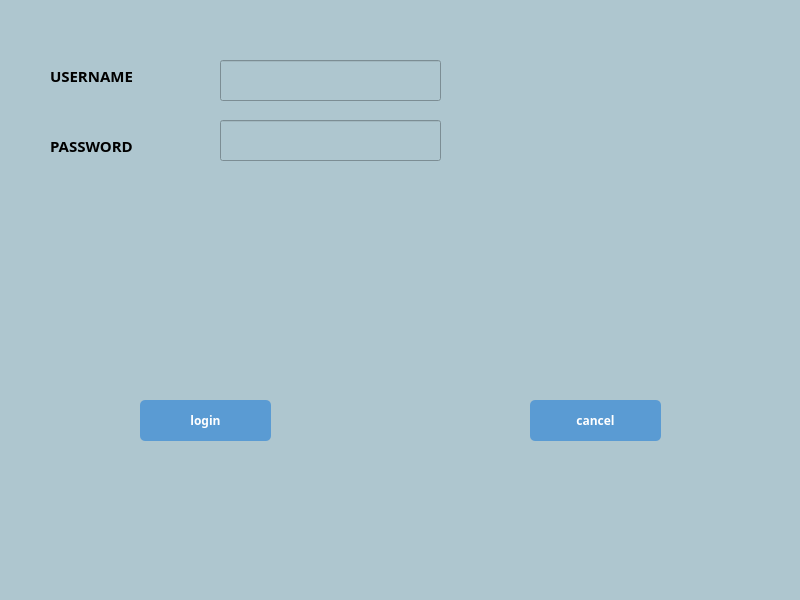
<?xml version="1.0" encoding="UTF-8"?>
<ui version="4.0">
 <class>MainWindow</class>
 <widget class="QMainWindow" name="MainWindow">
  <property name="geometry">
   <rect>
    <x>0</x>
    <y>0</y>
    <width>800</width>
    <height>600</height>
   </rect>
  </property>
  <property name="windowTitle">
   <string>MainWindow</string>
  </property>
  <property name="styleSheet">
   <string notr="true">QWidget {
    background-color: #AEC6CF; /* Fond bleu pastel */
}

QPushButton {
    background-color: #5A9BD3; /* Fond bleu plus foncé pour les boutons */
    color: white; /* Texte en blanc pour plus de contraste */
    border-radius: 5px; /* Coins arrondis (facultatif) */
    padding: 5px 10px; /* Espacement intérieur */
}

QPushButton:hover {
    background-color: #488CBF; /* Couleur légèrement plus foncée au survol */
}

QPushButton:pressed {
    background-color: #34699A; /* Couleur encore plus foncée quand le bouton est pressé */
}
</string>
  </property>
  <widget class="QWidget" name="centralwidget">
   <widget class="QLabel" name="label">
    <property name="geometry">
     <rect>
      <x>50</x>
      <y>50</y>
      <width>141</width>
      <height>51</height>
     </rect>
    </property>
    <property name="font">
     <font>
      <family>Script MT Bold</family>
      <pointsize>11</pointsize>
      <bold>true</bold>
     </font>
    </property>
    <property name="text">
     <string>USERNAME</string>
    </property>
   </widget>
   <widget class="QLabel" name="label_2">
    <property name="geometry">
     <rect>
      <x>50</x>
      <y>120</y>
      <width>111</width>
      <height>51</height>
     </rect>
    </property>
    <property name="font">
     <font>
      <family>Script MT Bold</family>
      <pointsize>11</pointsize>
      <bold>true</bold>
     </font>
    </property>
    <property name="text">
     <string>PASSWORD</string>
    </property>
   </widget>
   <widget class="QLineEdit" name="A">
    <property name="geometry">
     <rect>
      <x>220</x>
      <y>60</y>
      <width>221</width>
      <height>41</height>
     </rect>
    </property>
   </widget>
   <widget class="QLineEdit" name="B">
    <property name="geometry">
     <rect>
      <x>220</x>
      <y>120</y>
      <width>221</width>
      <height>41</height>
     </rect>
    </property>
   </widget>
   <widget class="QPushButton" name="login">
    <property name="geometry">
     <rect>
      <x>140</x>
      <y>400</y>
      <width>131</width>
      <height>41</height>
     </rect>
    </property>
    <property name="font">
     <font>
      <family>Script MT Bold</family>
      <bold>true</bold>
     </font>
    </property>
    <property name="text">
     <string>login</string>
    </property>
   </widget>
   <widget class="QPushButton" name="cancel">
    <property name="geometry">
     <rect>
      <x>530</x>
      <y>400</y>
      <width>131</width>
      <height>41</height>
     </rect>
    </property>
    <property name="font">
     <font>
      <family>Script MT Bold</family>
      <bold>true</bold>
     </font>
    </property>
    <property name="text">
     <string>cancel</string>
    </property>
   </widget>
  </widget>
  <widget class="QMenuBar" name="menubar">
   <property name="geometry">
    <rect>
     <x>0</x>
     <y>0</y>
     <width>800</width>
     <height>22</height>
    </rect>
   </property>
  </widget>
  <widget class="QStatusBar" name="statusbar"/>
 </widget>
 <resources/>
 <connections/>
</ui>
